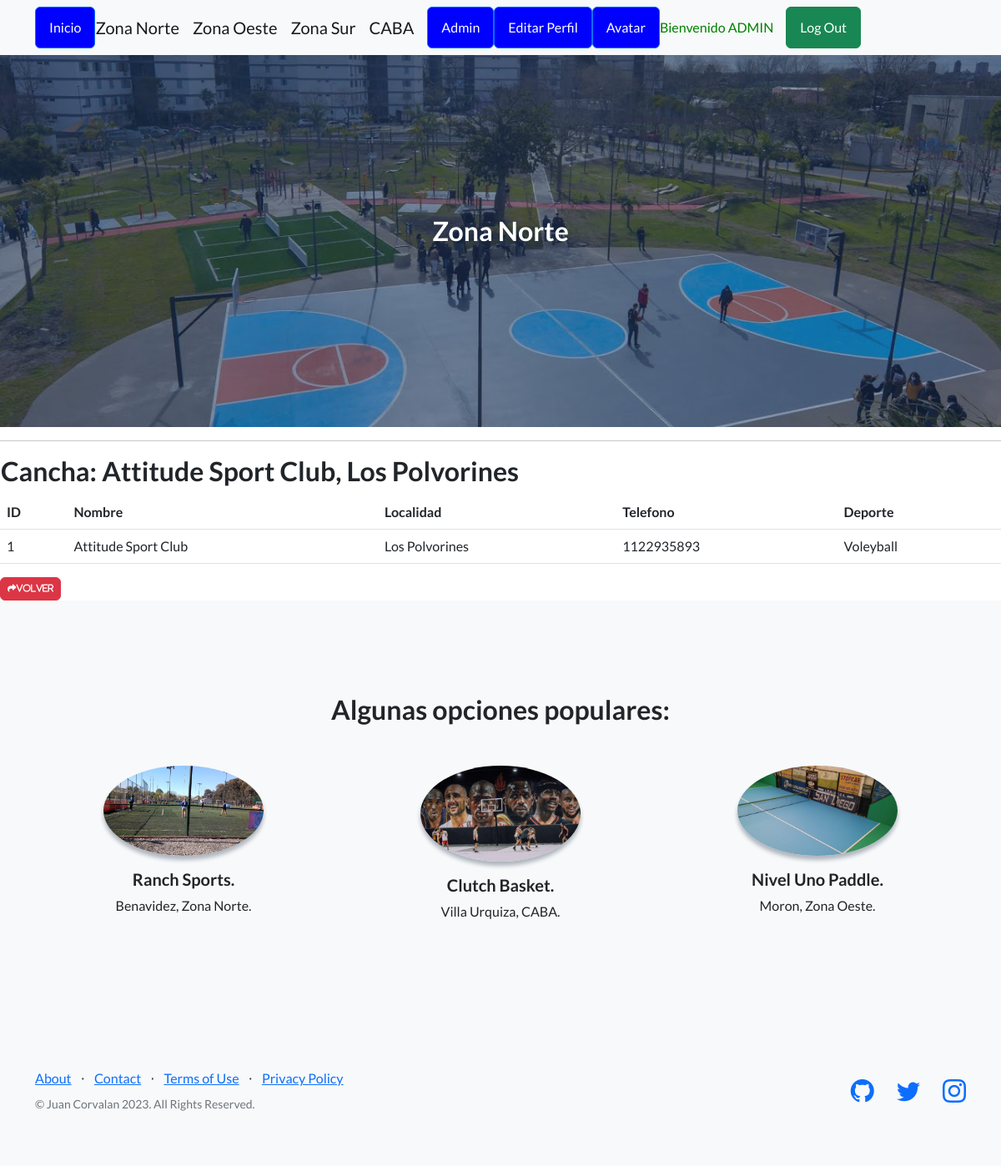
/aplicacion/detail_zonaoeste/1/ (signed in), run on the app's committed database.
### aplicacion/models.py (models this page shows)
class ZonaOeste(models.Model):
    nombre = models.CharField(max_length=50)
    localidad = models.CharField(max_length=50)
    telefono = models.IntegerField()
    deporte = models.CharField(max_length=50)
    def __str__(self) -> str:
        return f"{self.nombre}, {self.localidad}"

### aplicacion/views.py (the view)
# urls.py: path('detail_zonaoeste/<int:pk>/', ZoDetail.as_view(), name="detail_zonaoeste"),
class ZoDetail(LoginRequiredMixin, DetailView):
    model = ZonaOeste

### aplicacion/templates/aplicacion/zonaoeste_detail.html (shortened to what this page needs)
{% extends 'aplicacion/paginaprincipal.html' %}
{% load static %}
{% block cabecera %}Zona Norte{% endblock cabecera %}
{% block contenido %}
<table>
    <tr>
        <td><h2>Cancha: {{object}}</h2></td>
    </tr>
</table>
<table class="table">
  <thead>
    <tr>
      <th>ID</th>
      <th>Nombre</th>
      <th>Localidad</th>
      <th>Telefono</th>
      <th>Deporte</th>
    </tr>
  </thead>
  <tbody>
    <tr>
      <td>{{ object.id }}</td>
      <td>{{ object.nombre }}</td>
      <td>{{ object.localidad }}</td>
      <td>{{ object.telefono }}</td>
      <td>{{ object.deporte }}</td>
    </tr>
  </tbody>
</table>
<a
href="{% url 'zona oeste' %}"
class="btn btn-danger"
style="--bs-btn-padding-y: .25rem; --bs-btn-padding-x: .5rem; --bs-btn-font-size: .75rem;"
><i class="fa fa-share fa-sm" title="List Back">Volver</i>
</a>
{% endblock contenido %}

### aplicacion/templates/aplicacion/paginaprincipal.html (shortened to what this page needs)
<!DOCTYPE html>
<html lang="en">
    <head>
        {% load static %}
        <link href="https://cdn.jsdelivr.net/npm/bootstrap-icons@1.5.0/font/bootstrap-icons.css" rel="stylesheet" type="text/css" />
        <link rel="stylesheet" href="https://cdnjs.cloudflare.com/ajax/libs/font-awesome/6.4.0/css/all.min.css"/>
        <link href="{% static 'aplicacion/css/styles.css' %}" rel="stylesheet" />
    </head>
    <body>
<nav class="navbar navbar-light bg-light static-top">
    <div class="container d-flex justify-content-between">
        <div class="d-flex align-items-center">
            <a class="btn btn-primary mr-3" href="{% url 'inicio' %}" style="background-color: blue; color: white;">Inicio</a>
            {% if user.is_authenticated %}
                <a class="navbar-brand mr-3" href="{% url 'zona norte' %}">Zona Norte</a>
                <a class="navbar-brand mr-3" href="{% url 'zona oeste' %}">Zona Oeste</a>
                <a class="navbar-brand mr-3" href="{% url 'zona sur' %}">Zona Sur</a>
                <a class="navbar-brand mr-3" href="{% url 'caba' %}">CABA</a>
                <a class="btn btn-primary mr-3" href="{% url 'admin:index' %}" style="background-color: blue; color: white;">Admin</a>
                <a class="btn btn-primary mr-3" href="{% url 'editar_form' %}" style="background-color: blue; color: white;">Editar Perfil</a>
                <a class="btn btn-primary mr-3" href="{% url 'agregar_avatar' %}" style="background-color: blue; color: white;">Avatar</a>
                <p style="color:green; margin-right: 15px;" class="mb-0">Bienvenido {{ user.username|upper }}</p>
                <a class="btn btn-success ml-auto" href="{% url 'logout' %}">Log Out</a>
            {% endif %}
        </div>
    </div>
</nav>
        <header class="masthead">
            <div class="container position-relative">
                <div class="row justify-content-center">
                    <div class="col-xl-6">
                        <div class="text-center text-white">
                            <h2 class="mb-4">
                                {% block cabecera %}{% endblock cabecera %}
                            </h2>
                        </div>
                    </div>
                </div>
            </div>
        </header>
        <hr>
        {% block contenido %}
        {% endblock contenido %}
       <section class="testimonials text-center bg-light">
            <div class="container">
                <h2 class="mb-5">Algunas opciones populares:</h2>
                <div class="row">
                    <div class="col-lg-4">
                        <div class="testimonial-item mx-auto mb-5 mb-lg-0">
                            <img class="img-fluid rounded-circle mb-3" src="{% static 'aplicacion/assets/img/ranchsports.jpeg' %}" alt="..." />
                            <h5>Ranch Sports.</h5>
                            <p class="font-weight-light mb-0">Benavidez, Zona Norte.</p>
                        </div>
                    </div>
                    <div class="col-lg-4">
                        <div class="testimonial-item mx-auto mb-5 mb-lg-0">
                            <img class="img-fluid rounded-circle mb-3" src="{% static 'aplicacion/assets/img/clutch-caba.jpeg' %}" alt="..." />
                            <h5>Clutch Basket.</h5>
                            <p class="font-weight-light mb-0">Villa Urquiza, CABA.</p>
                        </div>
                    </div>
                    <div class="col-lg-4">
                        <div class="testimonial-item mx-auto mb-5 mb-lg-0">
                            <img class="img-fluid rounded-circle mb-3" src="{% static 'aplicacion/assets/img/2021-03-28.jpg' %}" alt="..." />
                            <h5>Nivel Uno Paddle.</h5>
                            <p class="font-weight-light mb-0">Moron, Zona Oeste.</p>
                        </div>
                    </div>
                </div>
            </div>
        </section>
        <footer class="footer bg-light">
            <div class="container">
                <div class="row">
                    <div class="col-lg-6 h-100 text-center text-lg-start my-auto">
                        <ul class="list-inline mb-2">
                            <li class="list-inline-item"><a href="#!">About</a></li>
                            <li class="list-inline-item">⋅</li>
                            <li class="list-inline-item"><a href="#!">Contact</a></li>
                            <li class="list-inline-item">⋅</li>
                            <li class="list-inline-item"><a href="#!">Terms of Use</a></li>
                            <li class="list-inline-item">⋅</li>
                            <li class="list-inline-item"><a href="#!">Privacy Policy</a></li>
                        </ul>
                        <p class="text-muted small mb-4 mb-lg-0">&copy; Juan Corvalan 2023. All Rights Reserved.</p>
                    </div>
                    <div class="col-lg-6 h-100 text-center text-lg-end my-auto">
                        <ul class="list-inline mb-0">
                            <li class="list-inline-item me-4">
                                <a href="https://github.com/JuaniCorvalan"><i class="bi-github fs-3"></i></a>
                            </li>
                            <li class="list-inline-item me-4">
                                <a href="https://twitter.com/JuaniCorvalan7"><i class="bi-twitter fs-3"></i></a>
                            </li>
                            <li class="list-inline-item">
                                <a href="https://www.instagram.com/juanicorvalan/"><i class="bi-instagram fs-3"></i></a>
                            </li>
                        </ul>
                    </div>
                </div>
            </div>
        </footer>
    </body>
</html>

### data on the page
ZonaOeste: nombre+localidad "Attitude Sport Club, Los Polvorines", id "1", nombre "Attitude Sport Club", localidad "Los Polvorines", telefono "1122935893", deporte "Voleyball"

### other printed values
{{ user.username|upper }} "ADMIN"
